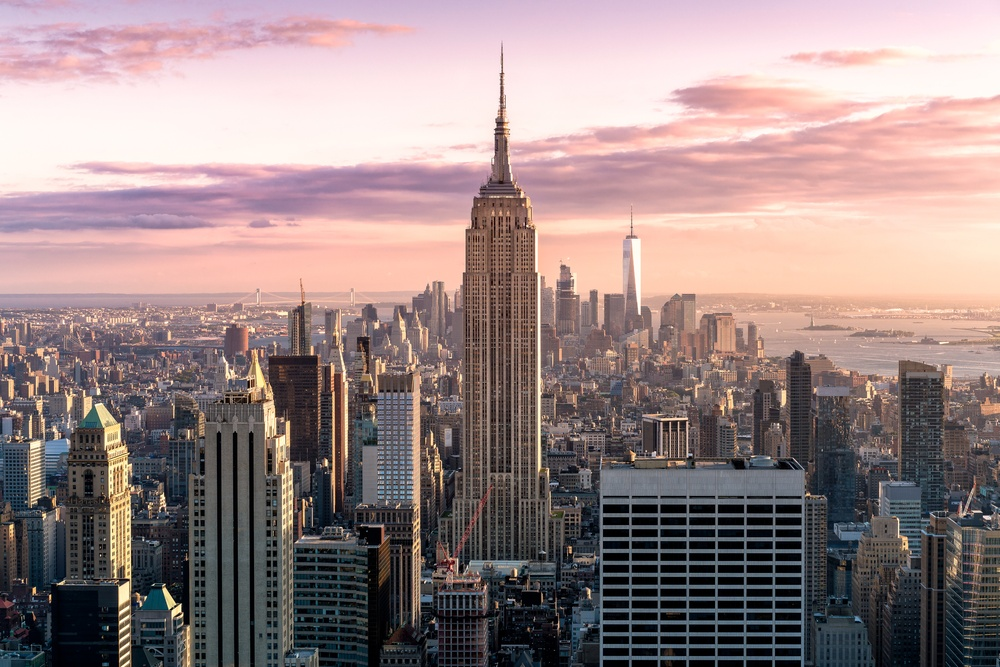
#> input picture Images/img9.jpeg, 1000 x 667 px, shrunk from 2200 x 1467 before the run, found by its file name
$ python new_filter.py
#> lines starting #> are read from the running program, lines starting #| are printed output that depends on the picture
### Dev/convertspace.py
#!/usr/bin/env python3
# -*- coding: utf-8 -*-
"""
Created on Mon Apr 24 15:26:51 2023

@author: simonsprouse
"""

import colorsys
from colr import color

def rgbToHsv(color):

    r = float(color[0]/255)
    g = float(color[1]/255)
    b = float(color[2]/255)

    # print("rgb: ", r, g, b)

    h, s, v = colorsys.rgb_to_hsv(r, g, b)


    return [h, s, v]


def hsvToRgb(color):

    h, s, v = color

    r, g, b = colorsys.hsv_to_rgb(h, s, v)

    r = int(r*255)
    g = int(g*255)
    b = int(b*255)


    # print(r, g, b)


    return [r, g, b]


# [6 lines left out: function rgbToBgr, not called in this run]

# [22 lines of commented-out code are left out]


def blend(color1, color2, n):

#> called with n = 11
    output_list = []

    color1_hsv = rgbToHsv(color1)
    color2_hsv = rgbToHsv(color2)
    # print(color1_hsv, color2_hsv)

    hue_gap = color2_hsv[0] - color1_hsv[0]
    hue_inc = (hue_gap/(n-1))

    sat_gap = color2_hsv[1] - color1_hsv[1]
    sat_inc = (sat_gap/(n-1))

    val_gap = color2_hsv[2] - color1_hsv[2]
    val_inc = (val_gap/(n-1))


    # print("hue gap: ", hue_gap)
    # print("sat gap: ", sat_gap)
    # print("val gap: ", val_gap)

    for i in range(n):

        start = [0,0,0]
        start[0] = color1_hsv[0]
        start[1] = color1_hsv[1]
        start[2] = color1_hsv[2]


        start[0] += hue_inc*i
        start[1] += sat_inc*i
        start[2] += val_inc*i


        end = hsvToRgb(start)


        # print(color("Blend", fore=[end[0], end[1], end[2]]))
        output_list.append(end)

    return output_list

color2 = [40, 120, 60]
color1 = [30, 40, 70]
n = 11

arr = blend(color1, color2, n)

### Dev/new_filter.py
#!/usr/bin/env python3
# -*- coding: utf-8 -*-
"""
Created on Wed Apr  5 16:27:12 2023

@author: simonsprouse
"""

### Here's my attempt at redoing my old highschool project

import os.path
import numpy as np
import cv2
import time
import random
from convertspace import rgbToHsv, hsvToRgb, blend, rgbToBgr

red = [0,0,255]
print(rgbToHsv(red))


filename_valid = False

# [4 lines of commented-out code are left out]

### Todo: Remove
path = "img9.jpeg"


### Read in the image from the file path ###
original_image = cv2.imread(path, 1)
#> original_image is the input picture: shape (667, 1000, 3); mean B, G, R 133.8, 133.9, 153.2
grayscale_image_simple = cv2.cvtColor(original_image, cv2.COLOR_BGR2GRAY)
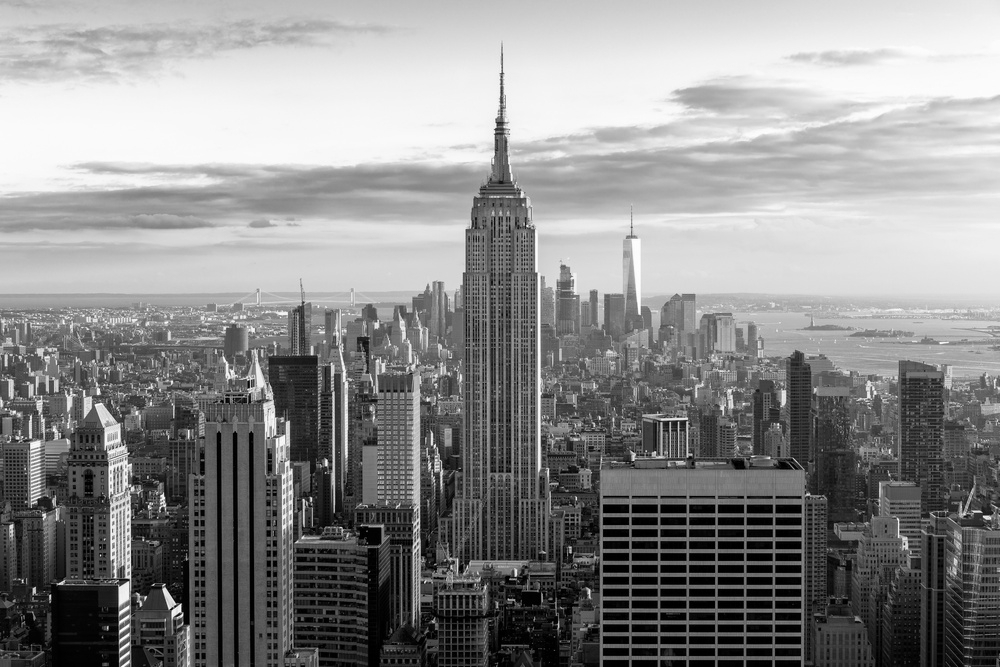
#> grayscale_image_simple: shape (667, 1000); min 0, max 254, mean 139.7
grayscale_image = cv2.cvtColor(grayscale_image_simple, cv2.COLOR_GRAY2BGR)

height, width, channels = original_image.shape[:3]
#> height = 667; width = 1000; channels = 3
#> (key Esc is pressed here)


def makeBins(n):
    ''' Finds pixel values which divide array into n equal subarrays '''
#> called with n = 2

    ### turn image array into 1d sorted array ###
    flat = grayscale_image_simple.flatten()
    flat = np.sort(flat)
    sorted_length = len(flat)
#> sorted_length = 667000

    ### bins here means breaks in pixle values ###
    bins = []
    for i in range(0,n):
        percentile = flat[int(i*sorted_length/n)]
        bins.append(percentile)
#> this loop made 2 passes
#> percentile on passes 1 to 2: 0, 145
#> after the loop, bins = [0, 145]

    ### find the represenative color for each bin ###
    bin_values = []
    for i in range(0,n-1):
        bin_value = flat[[(flat > bins[i]) & (flat < bins[i+1])]].mean()
        bin_values.append(bin_value)
#> after the loop, bin_values = []
    bin_value = flat[(flat > bins[n-1])].mean()
    bin_values.append(bin_value)


    return bins, bin_values


# [7 lines left out: function to3Channel, not called in this run]


'''
This bin class represents the actual bin of pixels
self.lower is the lower bound for pixel values
self.upper is the upper bound for pixel values
self.color is the color which will be used to represent the bin
'''
class bin:

    # [4 lines left out: function __init__, not called in this run]

    def printBounds(self):
        print(self.lower, ",", self.upper)

    def setColor(self, color):
        self.color = color

    # [30 lines left out: functions createMask, reColor, makeBinsList, not called in this run]


cv2.namedWindow("Original Image", cv2.WINDOW_NORMAL)

cv2.createTrackbar('Breakpoint', "Original Image", 0, 20, lambda x:None)


# Todo make this more efficient
# [57 lines left out: functions showVis, makeColorList, not called in this run]


method = "rainbow"
i = 0
compute = True
last_break = 10

key_pressed = 69
while key_pressed != 27:
    key_pressed = cv2.waitKey(300)


    grayscale_break = cv2.getTrackbarPos('Breakpoint',"Original Image")
    number_of_splits = grayscale_break + 2


    if key_pressed != -1 or grayscale_break != last_break:
        compute = True

    last_break = grayscale_break

    shuffle = False


    if key_pressed == ord('r'):

        shuffle = True

    if key_pressed == ord('1'):

        method = "rainbow"

    if key_pressed == ord('2'):

        method = "blend"


    if compute == True:

        compute = False

        i += 1
#> (the run stopped early here; a loop or call above may not have finished)

$ run again, with Images/img.jpeg copied over Images/img9.jpeg
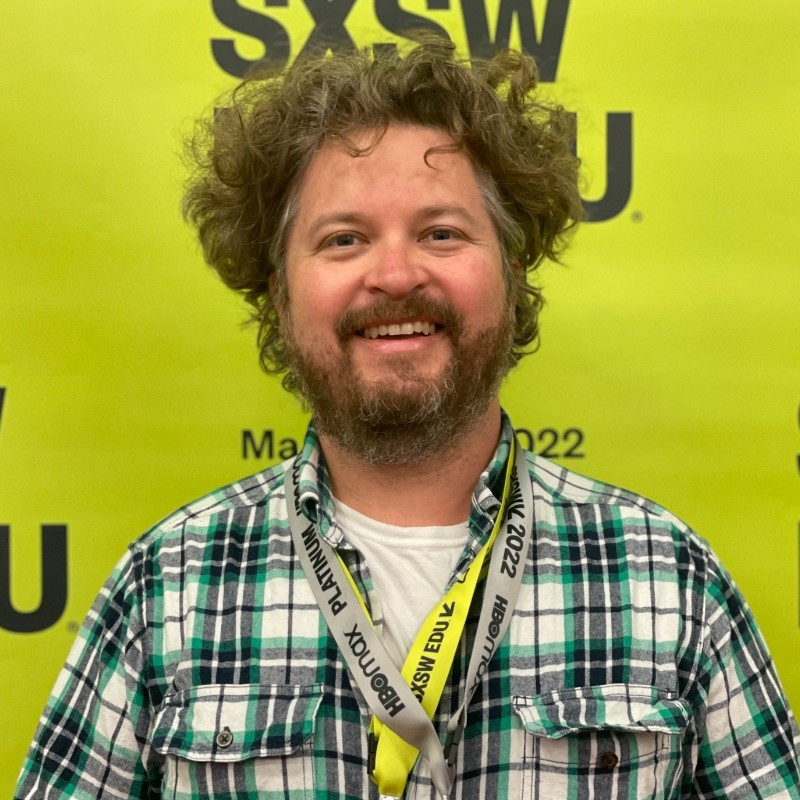
#> input picture Images/img.jpeg, 800 x 800 px, found by its file name
#> original_image is the input picture: shape (800, 800, 3); mean B, G, R 68.2, 153.8, 154.5
#> `grayscale_image_simple = cv2.cvtColor(original_image, cv2.COLOR_BGR2GR..`:
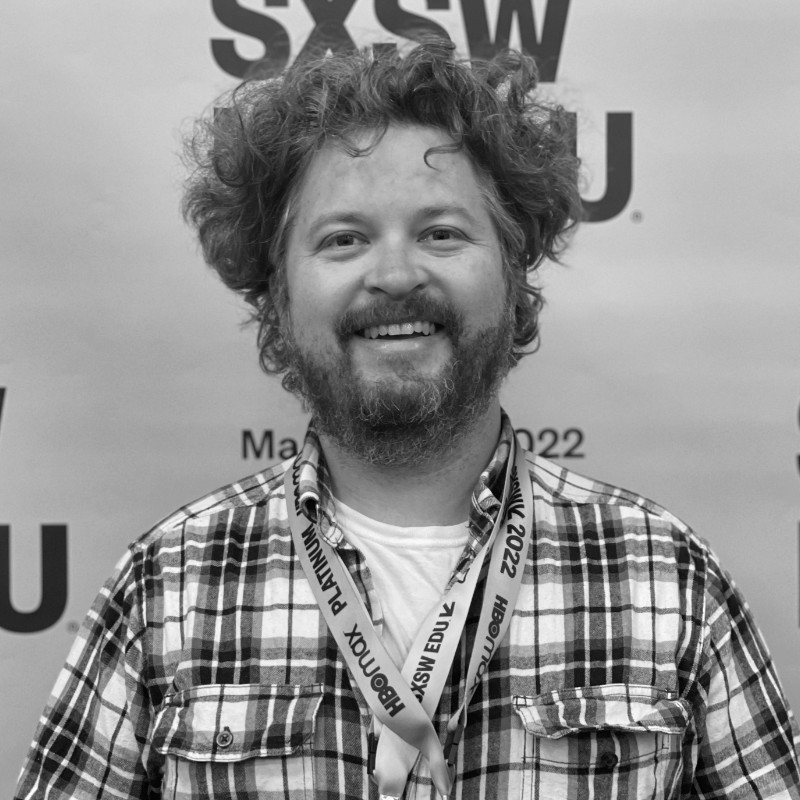
#> grayscale_image_simple: shape (800, 800); min 0, max 254, mean 144.3
#> sorted_length = 640000
#> the loop in makeBins, `for i in range(0,n):` made 2 passes
#> percentile on passes 1 to 2: 0, 167
#> after the loop in makeBins, `for i in range(0,n):`: bins = [0, 167]
#> after the loop in makeBins, `for i in range(0,n-1):`: bin_values = []
